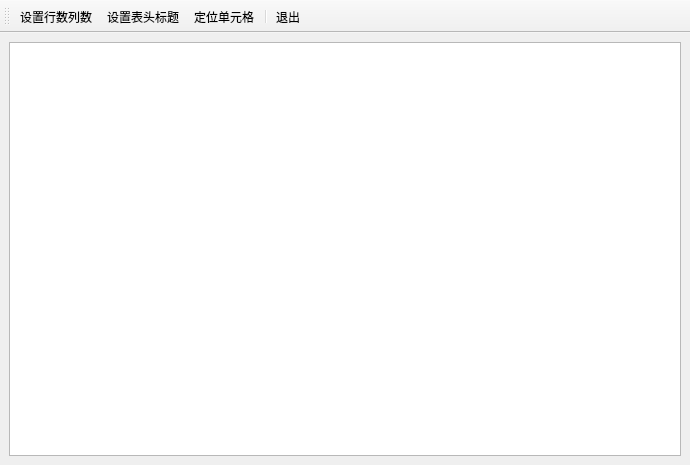
<?xml version="1.0" encoding="UTF-8"?>
<ui version="4.0">
 <class>MainWindow</class>
 <widget class="QMainWindow" name="MainWindow">
  <property name="geometry">
   <rect>
    <x>0</x>
    <y>0</y>
    <width>690</width>
    <height>465</height>
   </rect>
  </property>
  <property name="windowTitle">
   <string>自定义对话框</string>
  </property>
  <widget class="QWidget" name="centralwidget">
   <layout class="QHBoxLayout" name="horizontalLayout">
    <item>
     <widget class="QTableView" name="tableView"/>
    </item>
   </layout>
  </widget>
  <widget class="QToolBar" name="toolBar">
   <property name="windowTitle">
    <string>toolBar</string>
   </property>
   <property name="toolButtonStyle">
    <enum>Qt::ToolButtonTextUnderIcon</enum>
   </property>
   <attribute name="toolBarArea">
    <enum>TopToolBarArea</enum>
   </attribute>
   <attribute name="toolBarBreak">
    <bool>false</bool>
   </attribute>
   <addaction name="actSetSize"/>
   <addaction name="actSetHeader"/>
   <addaction name="actLocate"/>
   <addaction name="separator"/>
   <addaction name="actExit"/>
  </widget>
  <action name="actSetSize">
   <property name="icon">
    <iconset resource="res.qrc">
     <normaloff>:/icons/row.bmp</normaloff>:/icons/row.bmp</iconset>
   </property>
   <property name="text">
    <string>设置行数列数</string>
   </property>
   <property name="toolTip">
    <string>设置行数列数</string>
   </property>
  </action>
  <action name="actSetHeader">
   <property name="icon">
    <iconset resource="res.qrc">
     <normaloff>:/icons/header.bmp</normaloff>:/icons/header.bmp</iconset>
   </property>
   <property name="text">
    <string>设置表头标题</string>
   </property>
   <property name="toolTip">
    <string>设置表头标题</string>
   </property>
  </action>
  <action name="actLocate">
   <property name="icon">
    <iconset resource="res.qrc">
     <normaloff>:/icons/locate.bmp</normaloff>:/icons/locate.bmp</iconset>
   </property>
   <property name="text">
    <string>定位单元格</string>
   </property>
   <property name="toolTip">
    <string>定位单元格</string>
   </property>
  </action>
  <action name="actExit">
   <property name="icon">
    <iconset resource="res.qrc">
     <normaloff>:/icons/exit.bmp</normaloff>:/icons/exit.bmp</iconset>
   </property>
   <property name="text">
    <string>退出</string>
   </property>
  </action>
 </widget>
 <resources>
  <include location="res.qrc"/>
 </resources>
 <connections>
  <connection>
   <sender>actExit</sender>
   <signal>triggered()</signal>
   <receiver>MainWindow</receiver>
   <slot>close()</slot>
   <hints>
    <hint type="sourcelabel">
     <x>-1</x>
     <y>-1</y>
    </hint>
    <hint type="destinationlabel">
     <x>399</x>
     <y>299</y>
    </hint>
   </hints>
  </connection>
 </connections>
</ui>
